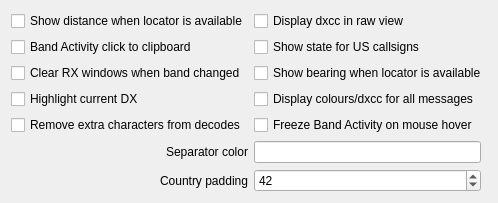
         <widget class="QWidget" name="wsjtz_rx_windows_tab">
          <attribute name="title">
           <string>RX  Windows</string>
          </attribute>
          <layout class="QGridLayout" name="gridLayout_21">
           <item row="0" column="0">
            <widget class="QCheckBox" name="cb_showDistance">
             <property name="toolTip">
              <string>&lt;html&gt;&lt;head/&gt;&lt;body&gt;&lt;p&gt;If a station sends locator, calculate and show the distance in Band Activity pane.&lt;/p&gt;&lt;/body&gt;&lt;/html&gt;</string>
             </property>
             <property name="text">
              <string>Show distance when locator is available</string>
             </property>
            </widget>
           </item>
           <item row="0" column="1" colspan="2">
            <widget class="QCheckBox" name="cb_rawViewDXCC">
             <property name="text">
              <string>Display dxcc in raw view</string>
             </property>
            </widget>
           </item>
            <item row="1" column="0">
            <widget class="QCheckBox" name="cb_copyOnClickBA">
                <property name="text">
                <string>Band Activity click to clipboard</string>
                </property>
            </widget>
            </item>
           <item row="1" column="1" colspan="2">
            <widget class="QCheckBox" name="cb_showState">
             <property name="text">
              <string>Show state for US callsigns</string>
             </property>
            </widget>
           </item>
           <item row="5" column="0">
            <widget class="QCheckBox" name="cb_removeExtra">
             <property name="toolTip">
              <string>&lt;html&gt;&lt;head/&gt;&lt;body&gt;&lt;p&gt;Remove extra characters from decode lines like &amp;quot;a1&amp;quot;, &amp;quot;a7&amp;quot;, etc.&lt;/p&gt;&lt;/body&gt;&lt;/html&gt;</string>
             </property>
             <property name="text">
              <string>Remove extra characters from decodes</string>
             </property>
            </widget>
           </item>
           <item row="2" column="1" colspan="2">
            <widget class="QCheckBox" name="cb_showBearing">
             <property name="text">
              <string>Show bearing when locator is available</string>
             </property>
            </widget>
           </item>
           <item row="2" column="0">
            <widget class="QCheckBox" name="cb_clearRx">
             <property name="text">
              <string>Clear RX windows when band changed</string>
             </property>
            </widget>
           </item>
           <item row="5" column="1" colspan="2">
            <widget class="QCheckBox" name="cb_freezeBA">
             <property name="text">
              <string>Freeze Band Activity on mouse hover</string>
             </property>
            </widget>
           </item>
           <item row="3" column="0">
            <widget class="QCheckBox" name="cb_highlightDX">
             <property name="toolTip">
              <string>&lt;html&gt;&lt;head/&gt;&lt;body&gt;&lt;p&gt;Marks the callsign of our QSO partner in Band Activity box.&lt;/p&gt;&lt;/body&gt;&lt;/html&gt;</string>
             </property>
             <property name="text">
              <string>Highlight current DX</string>
             </property>
            </widget>
           </item>
           <item row="3" column="1" colspan="2">
            <widget class="QCheckBox" name="cb_colourAll">
             <property name="toolTip">
              <string>&lt;html&gt;&lt;head/&gt;&lt;body&gt;&lt;p&gt;Colour and show dxcc for all messages, not just CQ.&lt;/p&gt;&lt;/body&gt;&lt;/html&gt;</string>
             </property>
             <property name="text">
              <string>Display colours/dxcc for all messages</string>
             </property>
            </widget>
           </item>
           <item row="6" column="0">
            <widget class="QLabel" name="label_22">
             <property name="text">
              <string>Separator color</string>
             </property>
             <property name="alignment">
              <set>Qt::AlignRight|Qt::AlignTrailing|Qt::AlignVCenter</set>
             </property>
            </widget>
           </item>
           <item row="6" column="1">
            <widget class="QLineEdit" name="le_separatorColor">
             <property name="text">
              <string/>
             </property>
            </widget>
           </item>
           <item row="7" column="0">
            <widget class="QLabel" name="label_23">
             <property name="text">
              <string>Country padding</string>
             </property>
             <property name="alignment">
              <set>Qt::AlignRight|Qt::AlignTrailing|Qt::AlignVCenter</set>
             </property>
            </widget>
           </item>
           <item row="7" column="1">
            <widget class="QSpinBox" name="sb_padding">
             <property name="value">
              <number>42</number>
             </property>
            </widget>
           </item>
          </layout>
         </widget>
